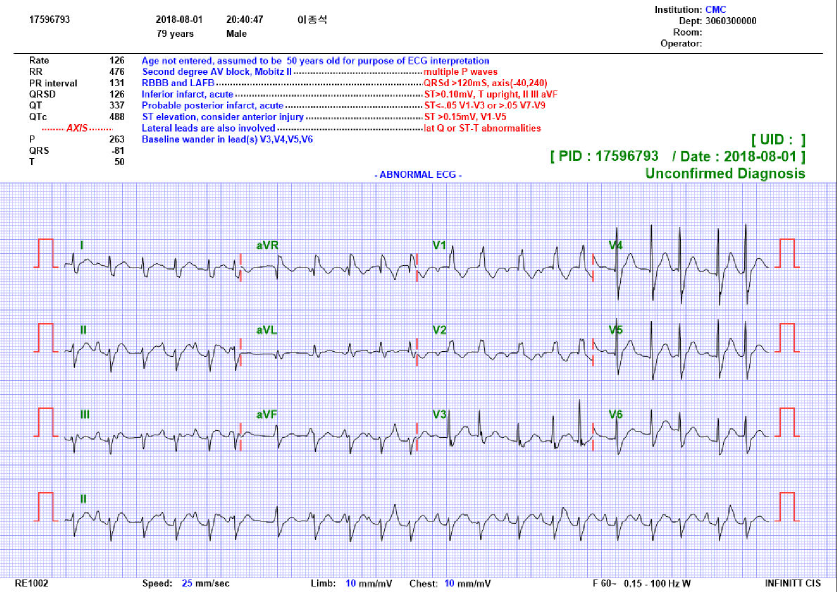
#> input picture Data/AT_variable.png, 1674 x 1183 px (shown at 1/2 size)
$ python -i image_processing.py   (imports and definitions only)
#> lines starting #> are read from the running program, lines starting #| are printed output that depends on the picture
#> further down, picture is the input picture: shape (1183, 1674, 3); mean B, G, R 244.7, 228.2, 228.8
import cv2
import matplotlib.pyplot as plt
import numpy as np

def load_image(file_path):
    img = cv2.imread(file_path)
    return img

def display_image(img, title=''):
    plt.figure(figsize=(10, 10))
    plt.imshow(img, cmap='gray' if len(img.shape) == 2 else None)
    plt.title(title)
    plt.show()

def process_image(img_src):
    img_rgb = cv2.cvtColor(img_src, cv2.COLOR_BGR2RGB)
    img_rgb_crop = img_rgb[930:len(img_rgb)-50][:]
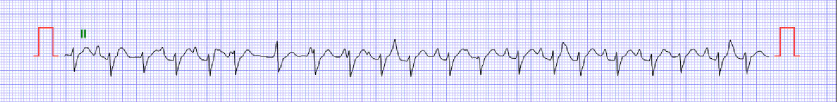
#> img_rgb_crop: shape (203, 1674, 3) (shown at 1/2 size); mean R, G, B 224.3, 223.6, 247.2
    img_gray = cv2.cvtColor(img_rgb_crop, cv2.COLOR_RGB2GRAY)
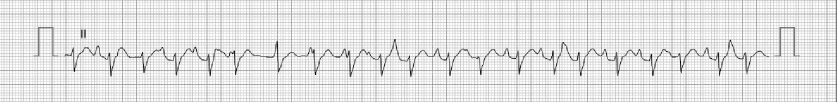
#> img_gray: shape (203, 1674) (shown at 1/2 size); min 0, max 255, mean 226.5

    img_gray = cv2.GaussianBlur(img_gray, (5, 5), 0)
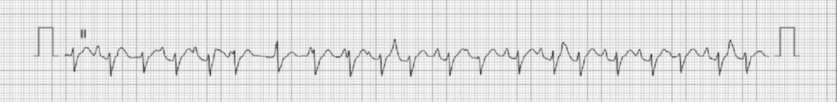
#> img_gray: shape (203, 1674) (shown at 1/2 size); min 44, max 253, mean 226.7

    display_image(img_rgb, 'Original Image (RGB)')
    display_image(img_gray, 'Gray Image')

    return img_gray

>>> import cv2
>>> picture = cv2.imread('Data/AT_variable.png')
>>> result = process_image(picture)
